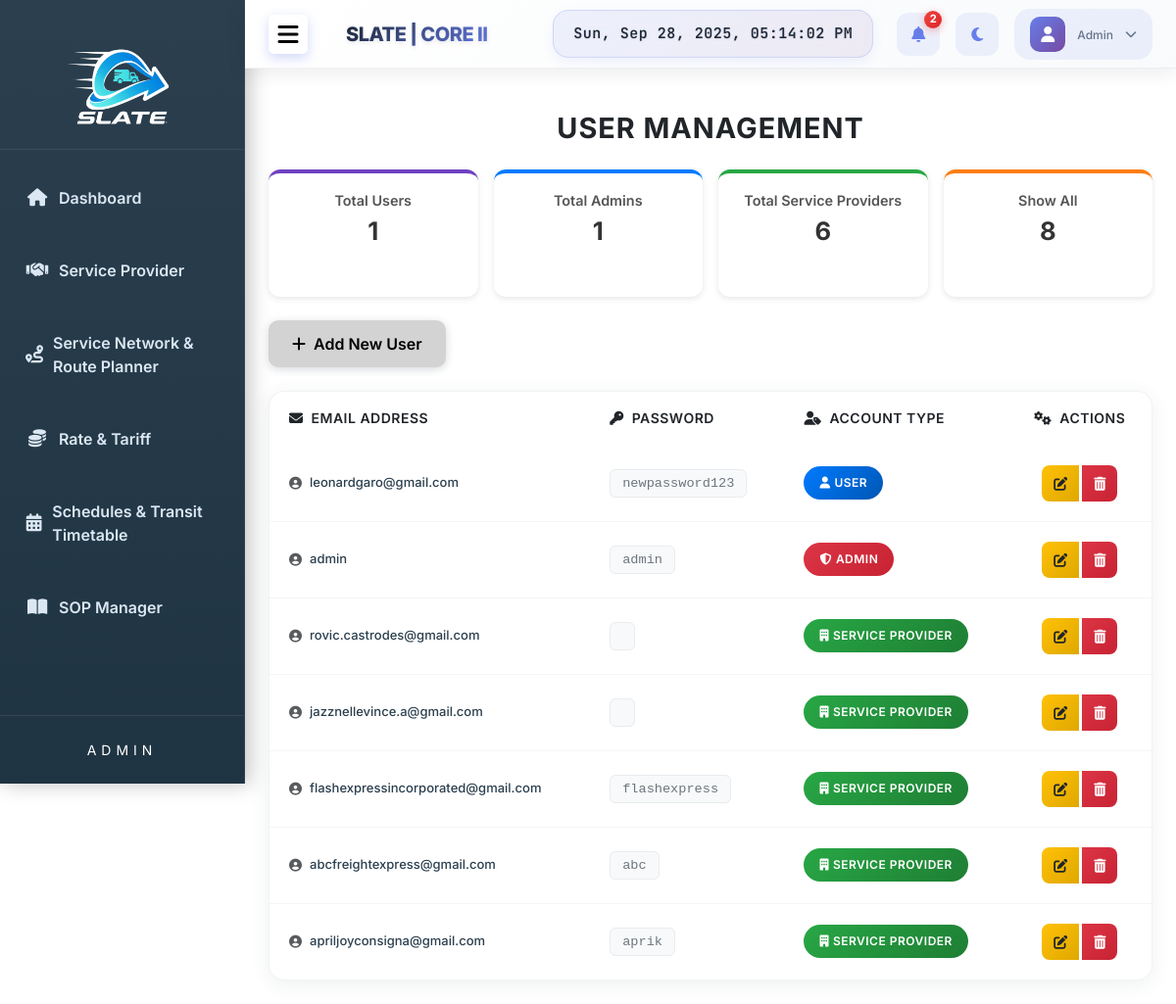
/admin/profile.php (signed in), run on the app's committed database.
### tables this page shows
CREATE TABLE IF NOT EXISTS `pending_service_provider` (
  `registration_id` int NOT NULL AUTO_INCREMENT,
  `company_name` varchar(255) NOT NULL,
  `email` varchar(255) NOT NULL,
  `password` varchar(255) NOT NULL,
  `account_type` int NOT NULL DEFAULT '3',
  `contact_person` varchar(255) DEFAULT NULL,
  `contact_number` varchar(50) DEFAULT NULL,
  `address` text,
  `services` text,
  `website` varchar(255) DEFAULT NULL COMMENT 'Provider website URL',
  `iso_certified` enum('yes','no') DEFAULT NULL,
  `business_permit` varchar(255) DEFAULT NULL,
  `company_profile` varchar(255) DEFAULT NULL,
  `date_submitted` datetime DEFAULT CURRENT_TIMESTAMP,
  `created_at` datetime DEFAULT CURRENT_TIMESTAMP COMMENT 'Record creation timestamp',
  `imported_from` varchar(50) DEFAULT NULL COMMENT 'Source system (logistic1, manual, etc.)',
  `status` varchar(255) NOT NULL DEFAULT 'Pending',
  `rejection_reason` text COMMENT 'Reason for rejection',
  `rejected_at` datetime DEFAULT NULL COMMENT 'Rejection timestamp',
  `approved_at` datetime DEFAULT NULL COMMENT 'Approval timestamp',
  `external_id` int DEFAULT NULL COMMENT 'External API provider ID if imported',
  PRIMARY KEY (`registration_id`),
  KEY `idx_external_id` (`external_id`),
  KEY `idx_imported_from` (`imported_from`),
  KEY `idx_status` (`status`)
);

CREATE TABLE IF NOT EXISTS `active_service_provider` (
  `provider_id` int NOT NULL AUTO_INCREMENT,
  `company_name` varchar(255) NOT NULL,
  `email` varchar(255) NOT NULL,
  `password` varchar(255) NOT NULL,
  `account_type` int NOT NULL DEFAULT '3',
  `contact_person` varchar(255) DEFAULT NULL,
  `contact_number` varchar(50) DEFAULT NULL,
  `address` text,
  `services` text,
  `iso_certified` enum('yes','no') DEFAULT NULL,
  `business_permit` varchar(255) DEFAULT NULL,
  `company_profile` varchar(255) DEFAULT NULL,
  `date_approved` datetime DEFAULT CURRENT_TIMESTAMP,
  `status` varchar(255) NOT NULL DEFAULT 'Active',
  PRIMARY KEY (`provider_id`)
);

### admin/profile.php (the view, shortened to what this page needs)
<?php
include('header.php');
include('sidebar.php');
include('navbar.php');
include('../connect.php');
?>
<div class="content p-4">
    <h3 class="mb-4">USER MANAGEMENT</h3>
    <?php
    $totalUsers = $conn->query("SELECT COUNT(*) as cnt FROM newaccounts")->fetch_assoc()['cnt'];
    $totalAdmins = $conn->query("SELECT COUNT(*) as cnt FROM admin_list")->fetch_assoc()['cnt'];
    $totalProviders = $conn->query("SELECT COUNT(*) as cnt FROM pending_service_provider")->fetch_assoc()['cnt']
                    + $conn->query("SELECT COUNT(*) as cnt FROM active_service_provider")->fetch_assoc()['cnt'];
    ?>
    <div class="row g-3 mb-4">
        <?php
        $userCards = [
            ['label'=>'Total Users','value'=>$totalUsers,'color'=>'#6f42c1','type'=>'User'],
            ['label'=>'Total Admins','value'=>$totalAdmins,'color'=>'#007bff','type'=>'Admin'],
            ['label'=>'Total Service Providers','value'=>$totalProviders,'color'=>'#28a745','type'=>'Service Provider'],
            ['label'=>'Show All','value'=>($totalUsers + $totalAdmins + $totalProviders),'color'=>'#fd7e14','type'=>'All'],
        ];
        foreach($userCards as $card):
        ?>
        <div class="col-xl-3 col-lg-4 col-md-6 col-sm-12">
            <div class="card-dashboard" data-type="<?= $card['type'] ?>" style="border-top: 4px solid <?= $card['color'] ?>;">
                <h5><?= $card['label'] ?></h5>
                <h2><?= $card['value'] ?></h2>
            </div>
        </div>
        <?php endforeach; ?>
    </div>
    <div class="d-flex justify-content-between align-items-center mb-4">
        <button class="btn btn-modern-primary" data-bs-toggle="modal" data-bs-target="#addUserModal">
            <i class="fas fa-plus me-2"></i>Add New User
        </button>
    </div>
    <div class="modern-table-container">
        <div class="table-responsive">
            <table class="table modern-table">
                <thead>
                    <tr>
                        <th><i class="fas fa-envelope me-2"></i>Email Address</th>
                        <th><i class="fas fa-key me-2"></i>Password</th>
                        <th><i class="fas fa-user-tag me-2"></i>Account Type</th>
                        <th class="text-center"><i class="fas fa-cogs me-2"></i>Actions</th>
                    </tr>
                </thead>
            <tbody>
                <?php
                $tables = [
                    'newaccounts' => 'User',
                    'admin_list' => 'Admin',
                    'pending_service_provider' => 'Service Provider',
                    'active_service_provider' => 'Service Provider'
                ];
                $accounts = [];
                foreach ($tables as $table => $type) {
                    if($table === 'active_service_provider' || $table === 'pending_service_provider') {
                        $sql = "SELECT * FROM $table";
                        $result = $conn->query($sql);
                        if ($result && $result->num_rows > 0) {
                            while ($row = $result->fetch_assoc()) {
                                if (!isset($accounts[$row['email']])) {
                                    $accounts[$row['email']] = [
                                        'password' => $row['password'] ?? '',
                                        'account_type' => $type,
                                        'company_name' => $row['company_name'] ?? '',
                                        'contact_person' => $row['contact_person'] ?? '',
                                        'contact_number' => $row['contact_number'] ?? '',
                                        'services' => $row['services'] ?? '',
                                        'status' => $row['status'] ?? 'Active'
                                    ];
                                }
                            }
                        }
                    } else {
                        $sql = "SELECT email, password FROM $table";
                        $result = $conn->query($sql);
                        if ($result && $result->num_rows > 0) {
                            while ($row = $result->fetch_assoc()) {
                                $accounts[$row['email']] = [
                                    'password' => $row['password'],
                                    'account_type' => $type
                                ];
                            }
                        }
                    }
                }
                foreach ($accounts as $email => $data):
                ?>
                    <tr data-account="<?= htmlspecialchars($data['account_type']) ?>" class="modern-table-row">
                        <td>
                            <div class="user-email">
                                <i class="fas fa-user-circle me-2 text-muted"></i>
                                <span class="fw-medium"><?= htmlspecialchars($email) ?></span>
                            </div>
                        </td>
                        <td>
                            <div class="password-field">
                                <code class="password-display"><?= htmlspecialchars($data['password']) ?></code>
                            </div>
                        </td>
                        <td>
                            <span class="modern-badge badge-<?= strtolower(str_replace(' ', '-', $data['account_type'])) ?>">
                                <i class="fas fa-<?= $data['account_type']==='Admin' ? 'shield-alt' : ($data['account_type']==='User' ? 'user' : 'building') ?> me-1"></i>
                                <?= htmlspecialchars($data['account_type']) ?>
                            </span>
                        </td>
                        <td class="text-center">
                            <div class="btn-group" role="group">
                                <button class="btn btn-modern-edit updateBtn"
                                        data-email="<?= htmlspecialchars($email) ?>"
                                        data-password="<?= htmlspecialchars($data['password']) ?>"
                                        data-account="<?= htmlspecialchars($data['account_type']) ?>"
                                        data-company="<?= htmlspecialchars($data['company_name'] ?? '') ?>"
                                        data-contact_person="<?= htmlspecialchars($data['contact_person'] ?? '') ?>"
                                        data-contact_number="<?= htmlspecialchars($data['contact_number'] ?? '') ?>"
                                        data-services="<?= htmlspecialchars($data['services'] ?? '') ?>"
                                        data-status="<?= $data['status'] ?? '' ?>"
                                        data-bs-toggle="modal" data-bs-target="#updateModal"
                                        title="Edit User">
                                    <i class="fas fa-edit"></i>
                                </button>
                                <button class="btn btn-modern-delete deleteBtn"
                                        data-email="<?= htmlspecialchars($email) ?>"
                                        data-bs-toggle="modal" data-bs-target="#deleteModal"
                                        title="Delete User">
                                    <i class="fas fa-trash-alt"></i>
                                </button>
                            </div>
                        </td>
                    </tr>
                <?php endforeach; ?>
            </tbody>
            </table>
        </div>
    </div>
<?php include('footer.php'); ?>

### admin/styles1.css (style rules this page uses)
* { margin: 0; padding: 0; box-sizing: border-box; }
body { display: flex; font-family: 'Inter', -apple-system, BlinkMacSystemFont, 'Segoe UI', Roboto, sans-serif; }
.user-email { font-size: 13px; font-weight: 500; color: #64748b; }
.content { margin-left: 250px; margin-top: 90px; padding: 20px; flex-grow: 1; transition: margin-left 0.3s ease; }
.content h3 { text-align: center; font-weight: 700; font-size: clamp(1.2rem, 2vw + 0.5rem, 1.8rem); padding: 0; border-radius: 0; background: transparent; color: inherit; box-shadow: none; letter-spacing: 1px; }
body, .sidebar, .navbar, .content, form, input, select, textarea, button { transition: background-color 0.4s ease, color 0.4s ease, border-color 0.4s ease; }

### admin/profile.php (style rules this page uses)
.card-dashboard { background: #fff; border-radius: 12px; box-shadow: 0 2px 6px rgba(0,0,0,0.1); padding: 1.2rem; transition: transform 0.2s, box-shadow 0.2s; text-align: center; height: 130px; cursor: pointer; }
.card-dashboard h5 { font-weight: 600; color: #555; margin-bottom: .5rem; font-size: 0.9rem; }
.card-dashboard h2 { font-weight: bold; font-size: 1.6rem; color: #333; margin: 0; }
.content h3.mb-4 { background: transparent !important; color: inherit !important; }
.modern-table-container { background: #fff; border-radius: 16px; box-shadow: 0 4px 20px rgba(43, 63, 78, 0.08); overflow: hidden; border: 1px solid rgba(43, 63, 78, 0.06); }
.modern-table { margin-bottom: 0; border: none; }
.modern-table thead { background: linear-gradient(135deg, #2b3f4e 0%, #1f3442 100%); color: #fff; }
.modern-table thead th { border: none; padding: 1rem 1.25rem; font-weight: 600; font-size: 0.875rem; text-transform: uppercase; letter-spacing: 0.5px; border-bottom: 2px solid rgba(255,255,255,0.1); }
.modern-table tbody tr { border-bottom: 1px solid rgba(43, 63, 78, 0.05); transition: all 0.3s ease; }
.modern-table tbody td { padding: 1.25rem; vertical-align: middle; border: none; font-size: 0.9rem; }
.user-email { display: flex; align-items: center; }
.user-email .fw-medium { color: #2b3f4e; font-weight: 500; }
.password-display { background: #f8f9fa; color: #6c757d; padding: 0.375rem 0.75rem; border-radius: 6px; font-size: 0.85rem; border: 1px solid #e9ecef; }
.modern-badge { padding: 0.5rem 1rem; border-radius: 20px; font-size: 0.75rem; font-weight: 600; text-transform: uppercase; letter-spacing: 0.5px; display: inline-flex; align-items: center; }
.badge-admin { background: linear-gradient(135deg, #dc3545, #c82333); color: white; }
.badge-user { background: linear-gradient(135deg, #007bff, #0056b3); color: white; }
.badge-service-provider { background: linear-gradient(135deg, #28a745, #1e7e34); color: white; }
.btn-modern-primary { background: lightgrey; border: none; color: black; padding: 0.75rem 1.5rem; border-radius: 10px; font-weight: 600; transition: all 0.3s ease; box-shadow: 0 2px 8px rgba(43, 63, 78, 0.2); }
.btn-modern-edit { background: linear-gradient(135deg, #ffc107, #e0a800); border: none; color: #212529; padding: 0.5rem 0.75rem; border-radius: 8px; font-size: 0.875rem; transition: all 0.3s ease; margin-right: 0.25rem; }
.btn-modern-delete { background: linear-gradient(135deg, #dc3545, #c82333); border: none; color: white; padding: 0.5rem 0.75rem; border-radius: 8px; font-size: 0.875rem; transition: all 0.3s ease; }
.table-responsive { border-radius: 16px; max-height: 600px; overflow-y: auto; }

### data on the page
pending_service_provider: email "rovic.castrodes@gmail.com", account_type "SERVICE PROVIDER"
pending_service_provider: email "jazznellevince.a@gmail.com", account_type "SERVICE PROVIDER"
active_service_provider: email "flashexpressincorporated@gmail.com", password "flashexpress", account_type "SERVICE PROVIDER"
active_service_provider: email "abcfreightexpress@gmail.com", password "abc", account_type "SERVICE PROVIDER"
active_service_provider: email "apriljoyconsigna@gmail.com", password "aprik", account_type "SERVICE PROVIDER"

### other printed values
$notifCount "2"
$card['label'] "Total Users"
$card['value'] "1"
$card['label'] "Total Admins"
$card['label'] "Total Service Providers"
$card['value'] "6"
$card['label'] "Show All"
$card['value'] "8"
$email "leonardgaro@gmail.com"
$data['password'] "newpassword123"
$data['account_type'] "USER"
$email "admin"
$data['password'] "admin"
$data['account_type'] "ADMIN"
